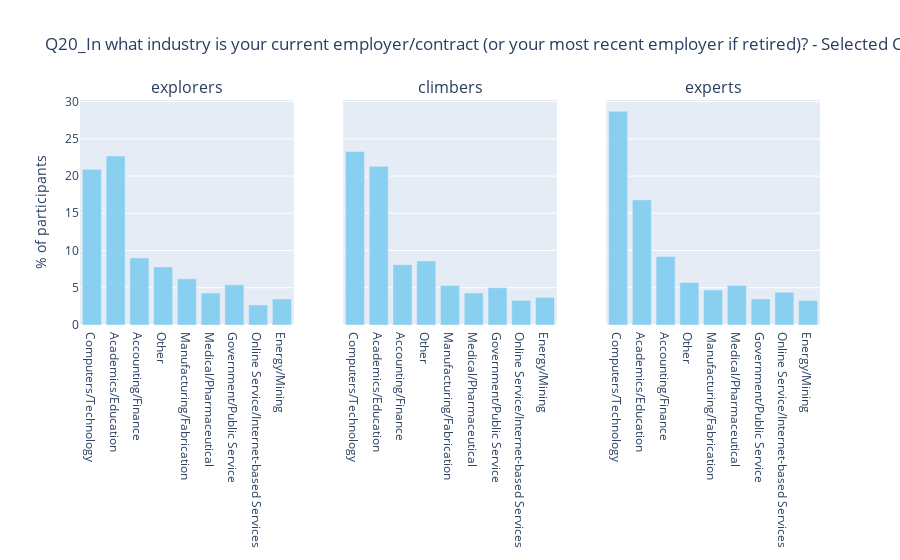

The notebook cell saved with this chart:
### Markdown cell above
Comparing C2 with C0 and C1 clusers, C2 has the highest, almost 4 times as any of the rest, share (~29.1%) of participants who are data scientists. On the other hand, C1 and 0 have highest shares of Unemployed and Students.

### Code cell
plot_bar_rank(binary_data, "Industry",10)

### Figure 1 — Plotly figure (JSON) as saved in the notebook; plotly's stock layout.template omitted (floating-point values rounded to 4 significant figures)
{"data": [{"marker": {"color": "#89CFF0"}, "type": "bar", "x": ["Computers/Technology"], "xaxis": "x", "y": [20.9], "yaxis": "y"}, {"marker": {"color": "#89CFF0"}, "type": "bar", "x": ["Academics/Education"], "xaxis": "x", "y": [22.7], "yaxis": "y"}, {"marker": {"color": "#89CFF0"}, "type": "bar", "x": ["Accounting/Finance"], "xaxis": "x", "y": [9], "yaxis": "y"}, {"marker": {"color": "#89CFF0"}, "type": "bar", "x": ["Other"], "xaxis": "x", "y": [7.8], "yaxis": "y"}, {"marker": {"color": "#89CFF0"}, "type": "bar", "x": ["Manufacturing/Fabrication"], "xaxis": "x", "y": [6.2], "yaxis": "y"}, {"marker": {"color": "#89CFF0"}, "type": "bar", "x": ["Medical/Pharmaceutical"], "xaxis": "x", "y": [4.3], "yaxis": "y"}, {"marker": {"color": "#89CFF0"}, "type": "bar", "x": ["Government/Public Service"], "xaxis": "x", "y": [5.4], "yaxis": "y"}, {"marker": {"color": "#89CFF0"}, "type": "bar", "x": ["Online Service/Internet-based Services"], "xaxis": "x", "y": [2.7], "yaxis": "y"}, {"marker": {"color": "#89CFF0"}, "type": "bar", "x": ["Energy/Mining"], "xaxis": "x", "y": [3.5], "yaxis": "y"}, {"marker": {"color": "#89CFF0"}, "type": "bar", "x": ["Computers/Technology"], "xaxis": "x2", "y": [23.3], "yaxis": "y2"}, {"marker": {"color": "#89CFF0"}, "type": "bar", "x": ["Academics/Education"], "xaxis": "x2", "y": [21.3], "yaxis": "y2"}, {"marker": {"color": "#89CFF0"}, "type": "bar", "x": ["Accounting/Finance"], "xaxis": "x2", "y": [8.1], "yaxis": "y2"}, {"marker": {"color": "#89CFF0"}, "type": "bar", "x": ["Other"], "xaxis": "x2", "y": [8.6], "yaxis": "y2"}, {"marker": {"color": "#89CFF0"}, "type": "bar", "x": ["Manufacturing/Fabrication"], "xaxis": "x2", "y": [5.3], "yaxis": "y2"}, {"marker": {"color": "#89CFF0"}, "type": "bar", "x": ["Medical/Pharmaceutical"], "xaxis": "x2", "y": [4.3], "yaxis": "y2"}, {"marker": {"color": "#89CFF0"}, "type": "bar", "x": ["Government/Public Service"], "xaxis": "x2", "y": [5], "yaxis": "y2"}, {"marker": {"color": "#89CFF0"}, "type": "bar", "x": ["Online Service/Internet-based Services"], "xaxis": "x2", "y": [3.3], "yaxis": "y2"}, {"marker": {"color": "#89CFF0"}, "type": "bar", "x": ["Energy/Mining"], "xaxis": "x2", "y": [3.7], "yaxis": "y2"}, {"marker": {"color": "#89CFF0"}, "type": "bar", "x": ["Computers/Technology"], "xaxis": "x3", "y": [28.7], "yaxis": "y3"}, {"marker": {"color": "#89CFF0"}, "type": "bar", "x": ["Academics/Education"], "xaxis": "x3", "y": [16.8], "yaxis": "y3"}, {"marker": {"color": "#89CFF0"}, "type": "bar", "x": ["Accounting/Finance"], "xaxis": "x3", "y": [9.2], "yaxis": "y3"}, {"marker": {"color": "#89CFF0"}, "type": "bar", "x": ["Other"], "xaxis": "x3", "y": [5.7], "yaxis": "y3"}, {"marker": {"color": "#89CFF0"}, "type": "bar", "x": ["Manufacturing/Fabrication"], "xaxis": "x3", "y": [4.7], "yaxis": "y3"}, {"marker": {"color": "#89CFF0"}, "type": "bar", "x": ["Medical/Pharmaceutical"], "xaxis": "x3", "y": [5.3], "yaxis": "y3"}, {"marker": {"color": "#89CFF0"}, "type": "bar", "x": ["Government/Public Service"], "xaxis": "x3", "y": [3.5], "yaxis": "y3"}, {"marker": {"color": "#89CFF0"}, "type": "bar", "x": ["Online Service/Internet-based Services"], "xaxis": "x3", "y": [4.4], "yaxis": "y3"}, {"marker": {"color": "#89CFF0"}, "type": "bar", "x": ["Energy/Mining"], "xaxis": "x3", "y": [3.3], "yaxis": "y3"}], "layout": {"annotations": [{"font": {"size": 16}, "showarrow": false, "text": "explorers", "x": 0.1444, "xanchor": "center", "xref": "paper", "y": 1, "yanchor": "bottom", "yref": "paper"}, {"font": {"size": 16}, "showarrow": false, "text": "climbers", "x": 0.5, "xanchor": "center", "xref": "paper", "y": 1, "yanchor": "bottom", "yref": "paper"}, {"font": {"size": 16}, "showarrow": false, "text": "experts", "x": 0.8556, "xanchor": "center", "xref": "paper", "y": 1, "yanchor": "bottom", "yref": "paper"}], "showlegend": false, "title": {"text": "Q20_In what industry is your current employer/contract (or your most recent employer if retired)? - Selected Choice"}, "xaxis": {"anchor": "y", "domain": [0, 0.2889]}, "xaxis2": {"anchor": "y2", "domain": [0.3556, 0.6444]}, "xaxis3": {"anchor": "y3", "domain": [0.7111, 1]}, "yaxis": {"anchor": "x", "domain": [0, 1], "title": {"text": "% of participants"}}, "yaxis2": {"anchor": "x2", "domain": [0, 1], "matches": "y", "showticklabels": false}, "yaxis3": {"anchor": "x3", "domain": [0, 1], "matches": "y", "showticklabels": false}}}
